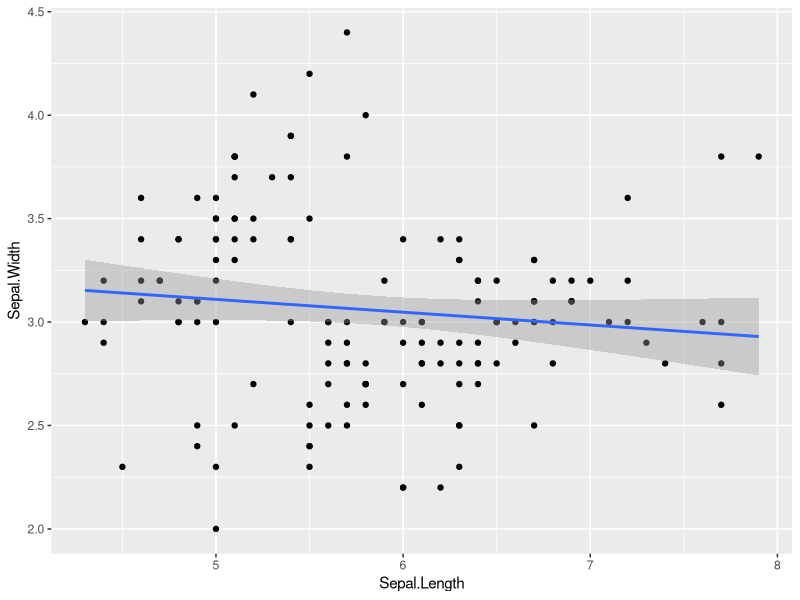
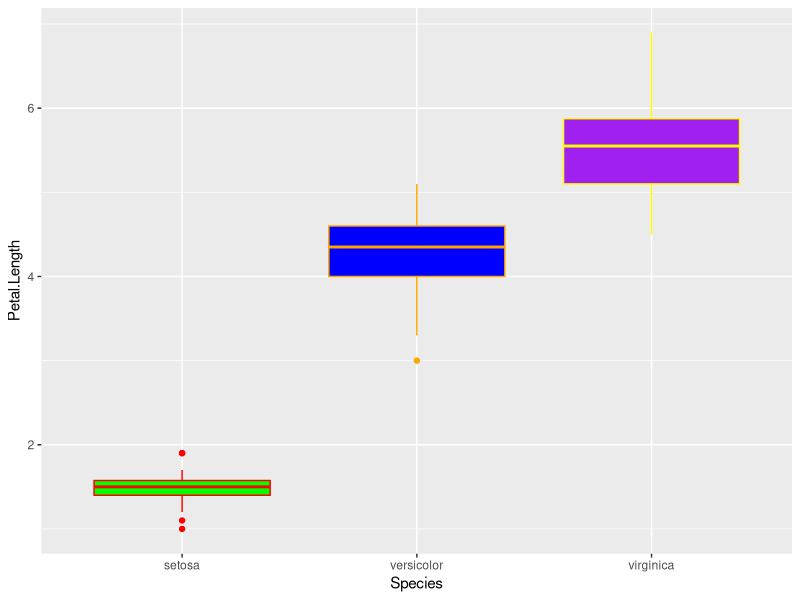
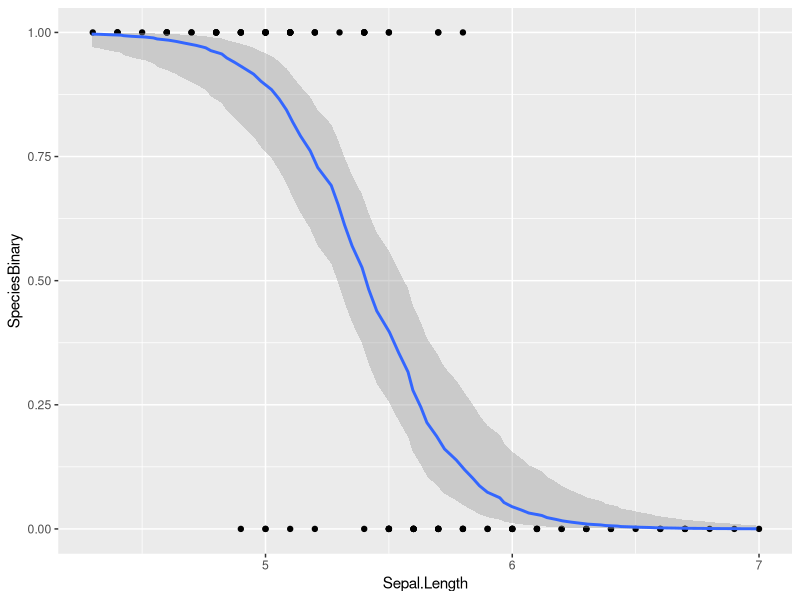
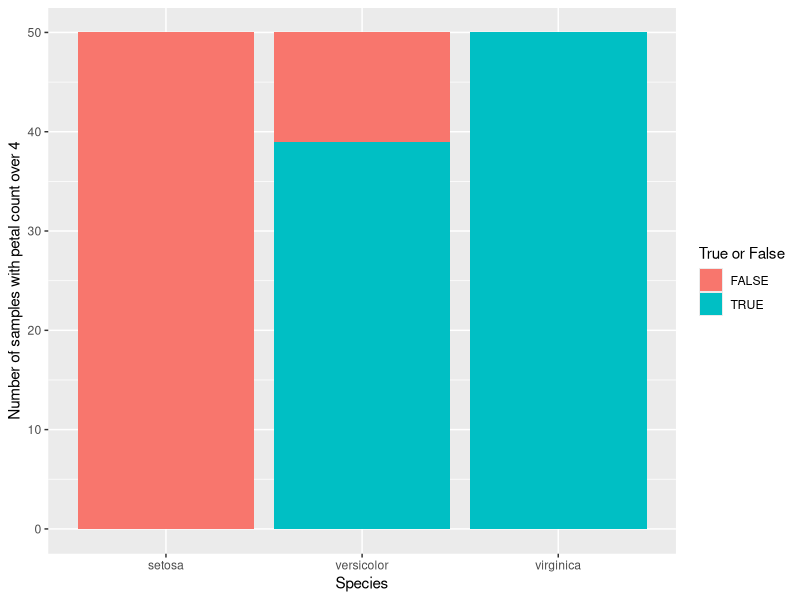

Here is the R script that generated these plots, in order:
## ---- chunk 1
library(tidyverse)

ds <- iris

# Question 1: Continuous X, Continuous Y

cc1 <- ggplot(data = ds) +
  aes(x = Sepal.Length, y = Sepal.Width) +
  geom_point() + 
  geom_smooth(method = "lm")
print(cc1)

# Question 2: Discrete X, Continuous Y

colorschemebox <- c("green", "blue", "purple")
colorschemeline <- c("red", "orange", "yellow")
dc1 <- ggplot(data = ds) +
  aes(x = Species, y = Petal.Length) +
  geom_boxplot(fill = colorschemebox, color = colorschemeline)

dc1

# Question 3: Continuous X, Discrete Y
ds2 <- ds |>
    filter(ds$Species != "virginica") |>
    mutate("SpeciesBinary" = Species == "setosa") 

ds2$SpeciesBinary <- as.numeric(ds2$SpeciesBinary)

cd1 <- ggplot(data = ds2) +
    aes(x = Sepal.Length , y = SpeciesBinary) +
    geom_point() +
    stat_smooth(position = "jitter", method = "glm", method.args = list(family = "binomial"))

print(cd1)

# Question 4: Discrete X, Discrete Y
newds <- ds |>
    mutate(ds, newPetal = Petal.Length >= 4)
x_treatment <- newds$Species
y_outcome <- newds$newPetal
summary_data <- data.frame(x_treatment, y_outcome)

dd1 <- ggplot(data = summary_data) +
  aes(x = x_treatment) +
  geom_bar(aes(fill = as.factor(y_outcome))) +
  labs(x = "Species", y = "Number of samples with petal count over 4", fill = "True or False")

print(dd1)
